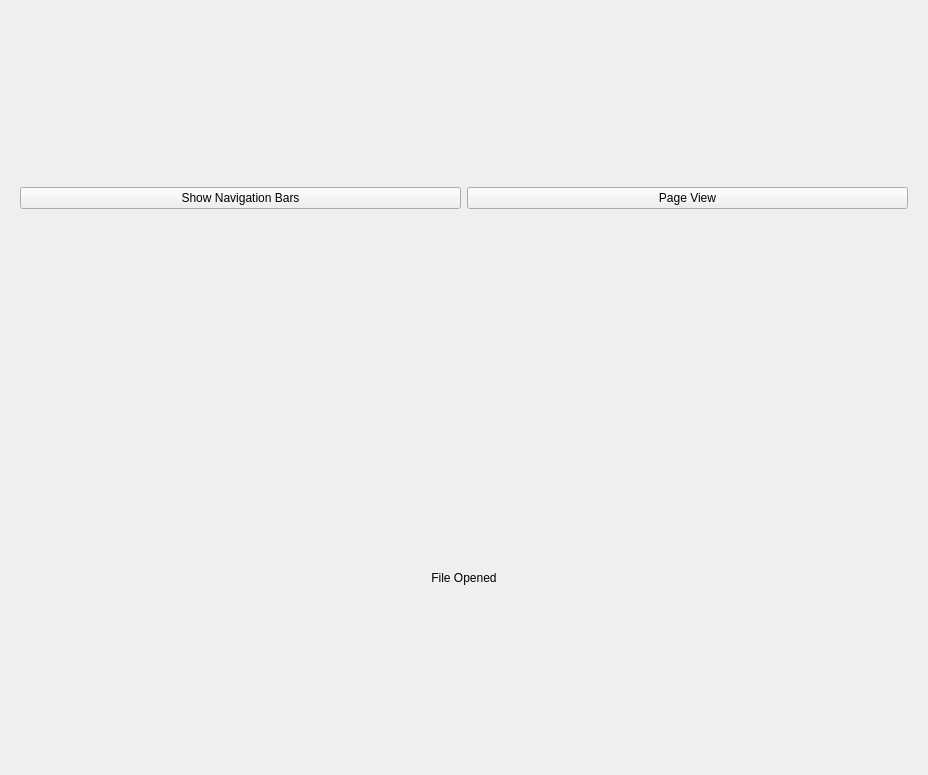
<?xml version="1.0" encoding="UTF-8"?>
<ui version="4.0">
 <class>pem_file_form</class>
 <widget class="QWidget" name="pem_file_form">
  <property name="geometry">
   <rect>
    <x>0</x>
    <y>0</y>
    <width>928</width>
    <height>775</height>
   </rect>
  </property>
  <layout class="QVBoxLayout" name="verticalLayout">
   <item>
    <widget class="QWidget" name="show_nav_bars_button" native="true">
     <layout class="QHBoxLayout" name="horizontalLayout">
      <item>
       <widget class="QPushButton" name="show_nav_bars">
        <property name="text">
         <string>Show Navigation Bars</string>
        </property>
       </widget>
      </item>
      <item>
       <widget class="QPushButton" name="toggle_page_view">
        <property name="text">
         <string>Page View</string>
        </property>
       </widget>
      </item>
     </layout>
    </widget>
   </item>
   <item>
    <widget class="QLabel" name="label">
     <property name="layoutDirection">
      <enum>Qt::LeftToRight</enum>
     </property>
     <property name="text">
      <string>File Opened</string>
     </property>
     <property name="alignment">
      <set>Qt::AlignCenter</set>
     </property>
    </widget>
   </item>
  </layout>
 </widget>
 <resources/>
 <connections/>
</ui>
